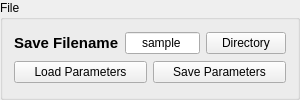
     <widget class="QGroupBox" name="fileBox">
      <property name="minimumSize">
       <size>
        <width>0</width>
        <height>100</height>
       </size>
      </property>
      <property name="maximumSize">
       <size>
        <width>300</width>
        <height>16777215</height>
       </size>
      </property>
      <property name="title">
       <string>File</string>
      </property>
      <layout class="QGridLayout" name="gridLayout_3">
       <item row="1" column="1">
        <widget class="QPushButton" name="saveParamButton">
         <property name="text">
          <string>Save Parameters</string>
         </property>
        </widget>
       </item>
       <item row="1" column="0">
        <widget class="QPushButton" name="loadParamButton">
         <property name="text">
          <string>Load Parameters</string>
         </property>
        </widget>
       </item>
       <item row="0" column="0" colspan="2">
        <layout class="QHBoxLayout" name="horizontalLayout_6">
         <item>
          <widget class="QLabel" name="saveFilenameLabel">
           <property name="text">
            <string>&lt;html&gt;&lt;head/&gt;&lt;body&gt;&lt;p&gt;&lt;span style=&quot; font-size:11pt; font-weight:600;&quot;&gt;Save Filename&lt;/span&gt;&lt;/p&gt;&lt;/body&gt;&lt;/html&gt;</string>
           </property>
          </widget>
         </item>
         <item>
          <widget class="QLineEdit" name="filenameText">
           <property name="text">
            <string>sample</string>
           </property>
           <property name="alignment">
            <set>Qt::AlignCenter</set>
           </property>
          </widget>
         </item>
         <item>
          <widget class="QPushButton" name="saveDir">
           <property name="toolTip">
            <string>&lt;html&gt;&lt;head/&gt;&lt;body&gt;&lt;p&gt;Choose directory to save the measurement data.&lt;/p&gt;&lt;/body&gt;&lt;/html&gt;</string>
           </property>
           <property name="text">
            <string>Directory</string>
           </property>
          </widget>
         </item>
        </layout>
       </item>
      </layout>
     </widget>
